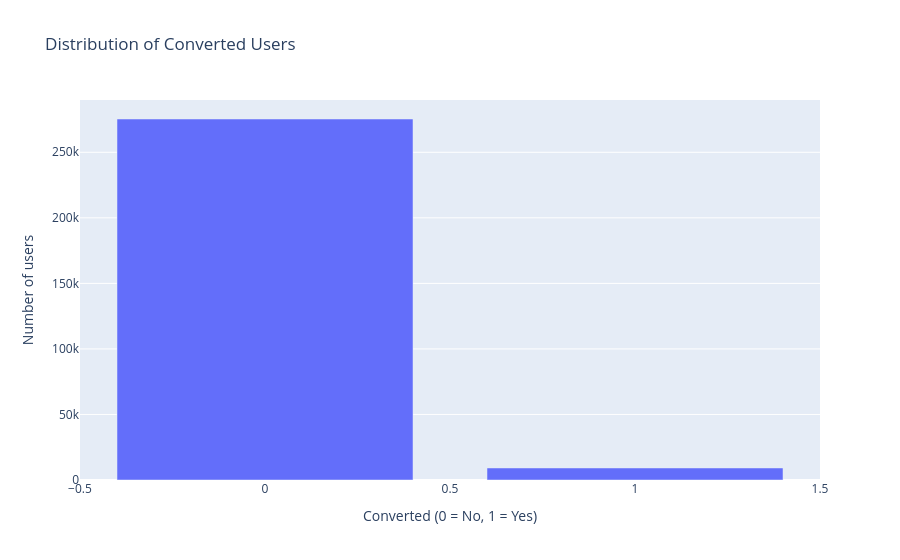

The notebook cell saved with this chart:
### Code cell
data_converted = data_train['converted'].value_counts().reset_index()


fig = px.bar(
    data_converted,
    x='converted',
    y='count',
    labels={'converted': 'Converted (0 = No, 1 = Yes)', 'count': 'Number of users'},
    title='Distribution of Converted Users'
)
fig.show()

### Figure 1 — Plotly figure (JSON) as saved in the notebook; plotly's stock layout.template omitted (floating-point values rounded to 4 significant figures)
{"data": [{"hovertemplate": "Converted (0 = No, 1 = Yes)=%{x}<br>Number of users=%{y}<extra></extra>", "legendgroup": "", "marker": {"color": "#636efa", "pattern": {"shape": ""}}, "name": "", "orientation": "v", "showlegend": false, "textposition": "auto", "type": "bar", "x": [0, 1], "xaxis": "x", "y": [275400, 9180], "yaxis": "y"}], "layout": {"barmode": "relative", "legend": {"tracegroupgap": 0}, "title": {"text": "Distribution of Converted Users"}, "xaxis": {"anchor": "y", "domain": [0, 1], "title": {"text": "Converted (0 = No, 1 = Yes)"}}, "yaxis": {"anchor": "x", "domain": [0, 1], "title": {"text": "Number of users"}}}}
